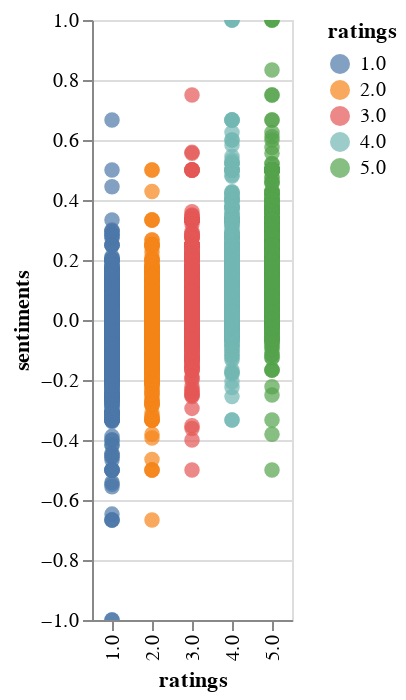

Notebook cell for this chart:
### Code cell
# 5
chart6 = (
    alt.Chart(source)
    .mark_circle(size=60)
    .encode(
        x="ratings", y="sentiments", color="ratings", tooltip=["ratings", "sentiments"]
    )
    .interactive()
)
chart6.save(".\\plots\\01\\reviews_ratings_vs_sentiment_w_negation.html")
chart6

### Figure 1 — Vega-Lite specification as saved in the notebook (floating-point values rounded to 4 significant figures; data arrays with more than 128 entries replaced by an {"elided": "..."} marker saying what was removed)
{"config": {"view": {"continuousWidth": 400, "continuousHeight": 300}}, "data": {"name": "data-7b05e3debad5857c9db0b86436378c75"}, "mark": {"type": "circle", "size": 60}, "encoding": {"color": {"field": "ratings", "type": "nominal"}, "tooltip": [{"field": "ratings", "type": "nominal"}, {"field": "sentiments", "type": "quantitative"}], "x": {"field": "ratings", "type": "nominal"}, "y": {"field": "sentiments", "type": "quantitative"}}, "selection": {"selector003": {"type": "interval", "bind": "scales", "encodings": ["x", "y"]}}, "$schema": "https://vega.github.io/schema/vega-lite/v4.17.0.json", "datasets": {"data-7b05e3debad5857c9db0b86436378c75": {"elided": "7500 records"}}}
